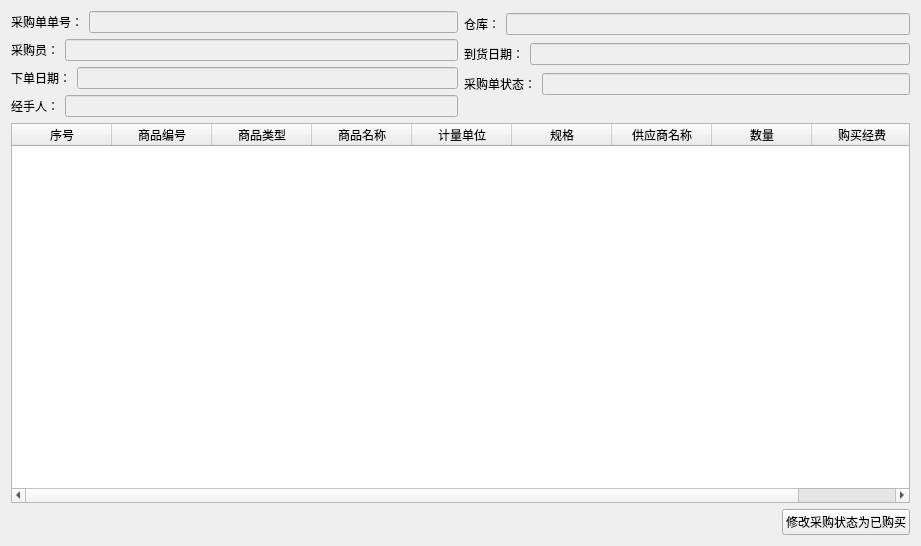
<?xml version="1.0" encoding="UTF-8"?>
<ui version="4.0">
 <class>Form</class>
 <widget class="QWidget" name="Form">
  <property name="geometry">
   <rect>
    <x>0</x>
    <y>0</y>
    <width>921</width>
    <height>546</height>
   </rect>
  </property>
  <property name="windowTitle">
   <string>采购详单查看</string>
  </property>
  <layout class="QVBoxLayout" name="verticalLayout_3">
   <item>
    <layout class="QHBoxLayout" name="horizontalLayout_6">
     <item>
      <layout class="QVBoxLayout" name="verticalLayout_2">
       <item>
        <layout class="QHBoxLayout" name="horizontalLayout">
         <item>
          <widget class="QLabel" name="label">
           <property name="text">
            <string>采购单单号：</string>
           </property>
          </widget>
         </item>
         <item>
          <widget class="QLineEdit" name="order_sheet_code_lineEdit">
           <property name="enabled">
            <bool>false</bool>
           </property>
          </widget>
         </item>
        </layout>
       </item>
       <item>
        <layout class="QHBoxLayout" name="horizontalLayout_5">
         <item>
          <widget class="QLabel" name="label_5">
           <property name="text">
            <string>采购员：</string>
           </property>
          </widget>
         </item>
         <item>
          <widget class="QLineEdit" name="order_man_lineEdit">
           <property name="enabled">
            <bool>false</bool>
           </property>
          </widget>
         </item>
        </layout>
       </item>
       <item>
        <layout class="QHBoxLayout" name="horizontalLayout_7">
         <item>
          <widget class="QLabel" name="label_6">
           <property name="text">
            <string>下单日期：</string>
           </property>
          </widget>
         </item>
         <item>
          <widget class="QLineEdit" name="order_date_lineEdit">
           <property name="enabled">
            <bool>false</bool>
           </property>
          </widget>
         </item>
        </layout>
       </item>
       <item>
        <layout class="QHBoxLayout" name="horizontalLayout_2">
         <item>
          <widget class="QLabel" name="label_3">
           <property name="text">
            <string>经手人：</string>
           </property>
          </widget>
         </item>
         <item>
          <widget class="QLineEdit" name="handler_lineEdit">
           <property name="enabled">
            <bool>false</bool>
           </property>
          </widget>
         </item>
        </layout>
       </item>
      </layout>
     </item>
     <item>
      <layout class="QVBoxLayout" name="verticalLayout">
       <item>
        <layout class="QHBoxLayout" name="horizontalLayout_3">
         <item>
          <widget class="QLabel" name="label_2">
           <property name="text">
            <string>仓库：</string>
           </property>
          </widget>
         </item>
         <item>
          <widget class="QLineEdit" name="warehouse_lineEdit">
           <property name="enabled">
            <bool>false</bool>
           </property>
          </widget>
         </item>
        </layout>
       </item>
       <item>
        <layout class="QHBoxLayout" name="horizontalLayout_4">
         <item>
          <widget class="QLabel" name="label_4">
           <property name="text">
            <string>到货日期：</string>
           </property>
          </widget>
         </item>
         <item>
          <widget class="QLineEdit" name="delivery_date_lineEdit">
           <property name="enabled">
            <bool>false</bool>
           </property>
          </widget>
         </item>
        </layout>
       </item>
       <item>
        <layout class="QHBoxLayout" name="horizontalLayout_8">
         <item>
          <widget class="QLabel" name="label_7">
           <property name="text">
            <string>采购单状态：</string>
           </property>
          </widget>
         </item>
         <item>
          <widget class="QLineEdit" name="statue_lineEdit">
           <property name="enabled">
            <bool>false</bool>
           </property>
          </widget>
         </item>
        </layout>
       </item>
       <item>
        <spacer name="horizontalSpacer">
         <property name="orientation">
          <enum>Qt::Horizontal</enum>
         </property>
         <property name="sizeHint" stdset="0">
          <size>
           <width>40</width>
           <height>20</height>
          </size>
         </property>
        </spacer>
       </item>
      </layout>
     </item>
    </layout>
   </item>
   <item>
    <widget class="QTableWidget" name="tableWidget">
     <property name="editTriggers">
      <set>QAbstractItemView::NoEditTriggers</set>
     </property>
     <property name="selectionMode">
      <enum>QAbstractItemView::SingleSelection</enum>
     </property>
     <property name="selectionBehavior">
      <enum>QAbstractItemView::SelectRows</enum>
     </property>
     <attribute name="horizontalHeaderStretchLastSection">
      <bool>true</bool>
     </attribute>
     <attribute name="verticalHeaderVisible">
      <bool>false</bool>
     </attribute>
     <column>
      <property name="text">
       <string>序号</string>
      </property>
     </column>
     <column>
      <property name="text">
       <string>商品编号</string>
      </property>
     </column>
     <column>
      <property name="text">
       <string>商品类型</string>
      </property>
     </column>
     <column>
      <property name="text">
       <string>商品名称</string>
      </property>
     </column>
     <column>
      <property name="text">
       <string>计量单位</string>
      </property>
     </column>
     <column>
      <property name="text">
       <string>规格</string>
      </property>
     </column>
     <column>
      <property name="text">
       <string>供应商名称</string>
      </property>
     </column>
     <column>
      <property name="text">
       <string>数量</string>
      </property>
     </column>
     <column>
      <property name="text">
       <string>购买经费</string>
      </property>
     </column>
    </widget>
   </item>
   <item>
    <layout class="QHBoxLayout" name="horizontalLayout_9">
     <item>
      <spacer name="horizontalSpacer_2">
       <property name="orientation">
        <enum>Qt::Horizontal</enum>
       </property>
       <property name="sizeHint" stdset="0">
        <size>
         <width>40</width>
         <height>20</height>
        </size>
       </property>
      </spacer>
     </item>
     <item>
      <widget class="QPushButton" name="change_Button">
       <property name="text">
        <string>修改采购状态为已购买</string>
       </property>
      </widget>
     </item>
    </layout>
   </item>
  </layout>
 </widget>
 <resources/>
 <connections/>
</ui>
